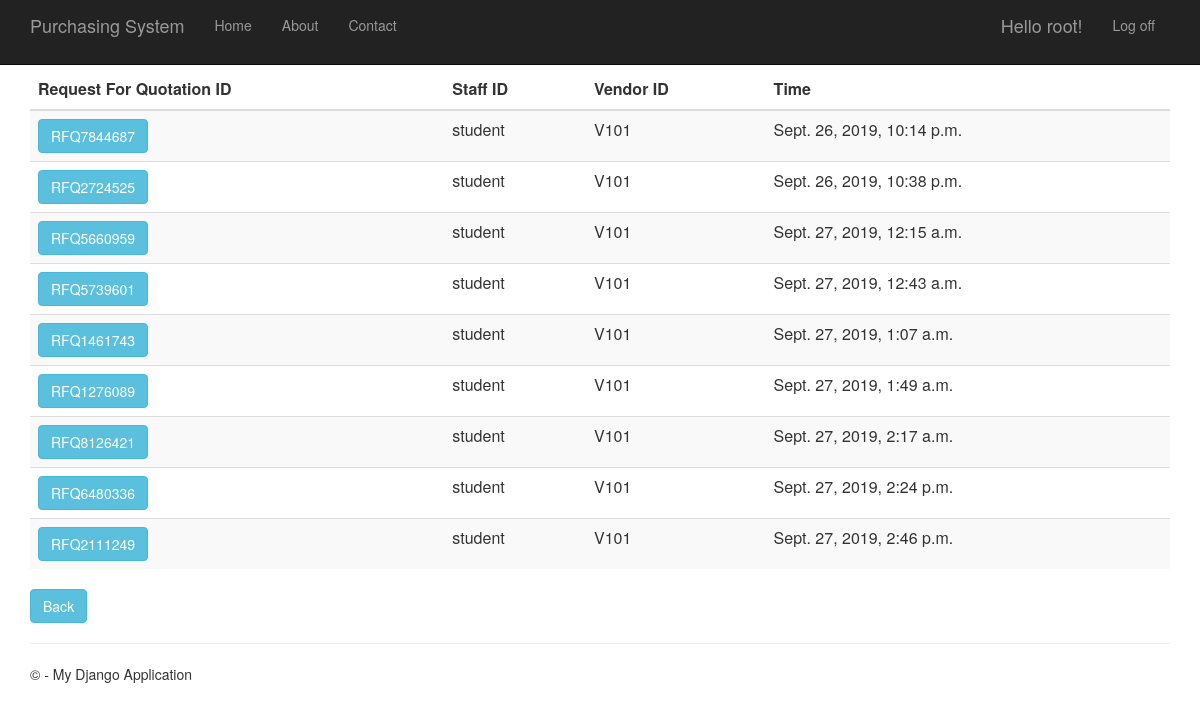
Page /requestforquotationhistory (signed in) on the committed database.
### RequestForQuotation/models.py (models this page shows, shortened)
class RequestForQuotation(models.Model):
    request_for_quotation_id = models.CharField(primary_key=True, max_length=10)
    time_created = models.DateTimeField()
    description = models.TextField(null=True,default=None, blank=True)
    total_price = models.DecimalField(max_digits=10, decimal_places=2, default=Decimal('0.00'))
    person_id = models.ForeignKey(Person, on_delete = models.CASCADE)
    vendor_id = models.ForeignKey(Vendor, on_delete = models.CASCADE)
    purchase_requisition_id = models.ForeignKey(PurchaseRequisition, on_delete = models.CASCADE)

### app/models.py (models this page shows, shortened)
class Person(models.Model):
    user_id = models.OneToOneField(User)
    person_id = models.CharField(primary_key=True, max_length=10)
    person_name = models.TextField()
    person_address = models.TextField()
    person_phone_number = models.TextField()
    person_role = models.TextField(default = 'MANAGER')

class Vendor(models.Model):
    vendor_id = models.CharField(primary_key=True, max_length=10)
    vendor_name = models.TextField()
    vendor_phone_number = models.TextField()
    vendor_address = models.TextField()
    vendor_email = models.TextField()
    def __str__(self):
        return str(self.vendor_id)

### RequestForQuotation/views.py (the view)
# urls.py: url(r'^requestforquotationhistory', RequestForQuotation.views.requestforquotationhistory, name="request_of_quotation_history"),
def requestforquotationhistory(request):
    request_for_quotations = RequestForQuotation.objects.all()
    context = {
            'title':'Request For Quotation History',
            'rows':request_for_quotations
        }
    return render(request,'RequestForQuotation/requestforquotationhistory.html',context)

### RequestForQuotation/templates/RequestForQuotation/requestforquotationhistory.html
﻿{% extends "app/layout.html" %}
{% block content %}
<div class="purchaseorderhistory margintop">
    <form action="requestforquotationhistorydetails" method="GET">
        <table class="table table-striped margintop">
          <thead>
            <tr>
              <th scope="col">Request For Quotation ID</th>
              <th scope="col">Staff ID</th>
              <th scope="col">Vendor ID</th>
              <th scope="col">Time</th>
            </tr>
          </thead>
          <tbody>
              {% for r in rows %}
            <tr>
                 <td><button type="submit" name="roq_id" value="{{r.request_for_quotation_id}}" class="btn btn-info" >{{r.request_for_quotation_id}}</button></td>
                 <td>{{r.person_id.person_id}}</td>
                 <td>{{r.vendor_id}}</td>
                 <td>{{r.time_created}}</td>
            </tr>
              {% endfor %}
          </tbody>
        </table>
    </form>
       <form action="menu">
        <div class="margintop">
            <button type="submit" class="btn btn-info" >Back</button>
        </div>
    </form>
</div>
{% endblock %}

### app/templates/app/loginpartial.html (shortened to what this page needs)
{% if user.is_authenticated %}
<form id="logoutForm" action="/logout" method="post" class="navbar-right">
    <ul class="nav navbar-nav navbar-right">
        <li><span class="navbar-brand">Hello {{ user.username }}!</span></li>
        <li><a href="javascript:document.getElementById('logoutForm').submit()">Log off</a></li>
    </ul>
</form>
{% else %}
<ul class="nav navbar-nav navbar-right">
    <li><a href="{% url 'login' %}">Log in</a></li>
</ul>
{% endif %}

### app/static/app/content/site.css (style rules this page uses)
body { padding-top: 50px; padding-bottom: 20px; }

### rows in the picture
RequestForQuotation: request_for_quotation_id "RFQ7844687", person_id.person_id "student", vendor_id "V101", time_created "Sept. 26, 2019, 10:14 p.m."
RequestForQuotation: request_for_quotation_id "RFQ2724525", person_id.person_id "student", vendor_id "V101", time_created "Sept. 26, 2019, 10:38 p.m."
RequestForQuotation: request_for_quotation_id "RFQ5660959", person_id.person_id "student", vendor_id "V101", time_created "Sept. 27, 2019, 12:15 a.m."
RequestForQuotation: request_for_quotation_id "RFQ5739601", person_id.person_id "student", vendor_id "V101", time_created "Sept. 27, 2019, 12:43 a.m."
RequestForQuotation: request_for_quotation_id "RFQ1461743", person_id.person_id "student", vendor_id "V101", time_created "Sept. 27, 2019, 1:07 a.m."
RequestForQuotation: request_for_quotation_id "RFQ1276089", person_id.person_id "student", vendor_id "V101", time_created "Sept. 27, 2019, 1:49 a.m."
RequestForQuotation: request_for_quotation_id "RFQ8126421", person_id.person_id "student", vendor_id "V101", time_created "Sept. 27, 2019, 2:17 a.m."
RequestForQuotation: request_for_quotation_id "RFQ6480336", person_id.person_id "student", vendor_id "V101", time_created "Sept. 27, 2019, 2:24 p.m."
RequestForQuotation: request_for_quotation_id "RFQ2111249", person_id.person_id "student", vendor_id "V101", time_created "Sept. 27, 2019, 2:46 p.m."

### other values in the picture
{{ user.username }} "root"
